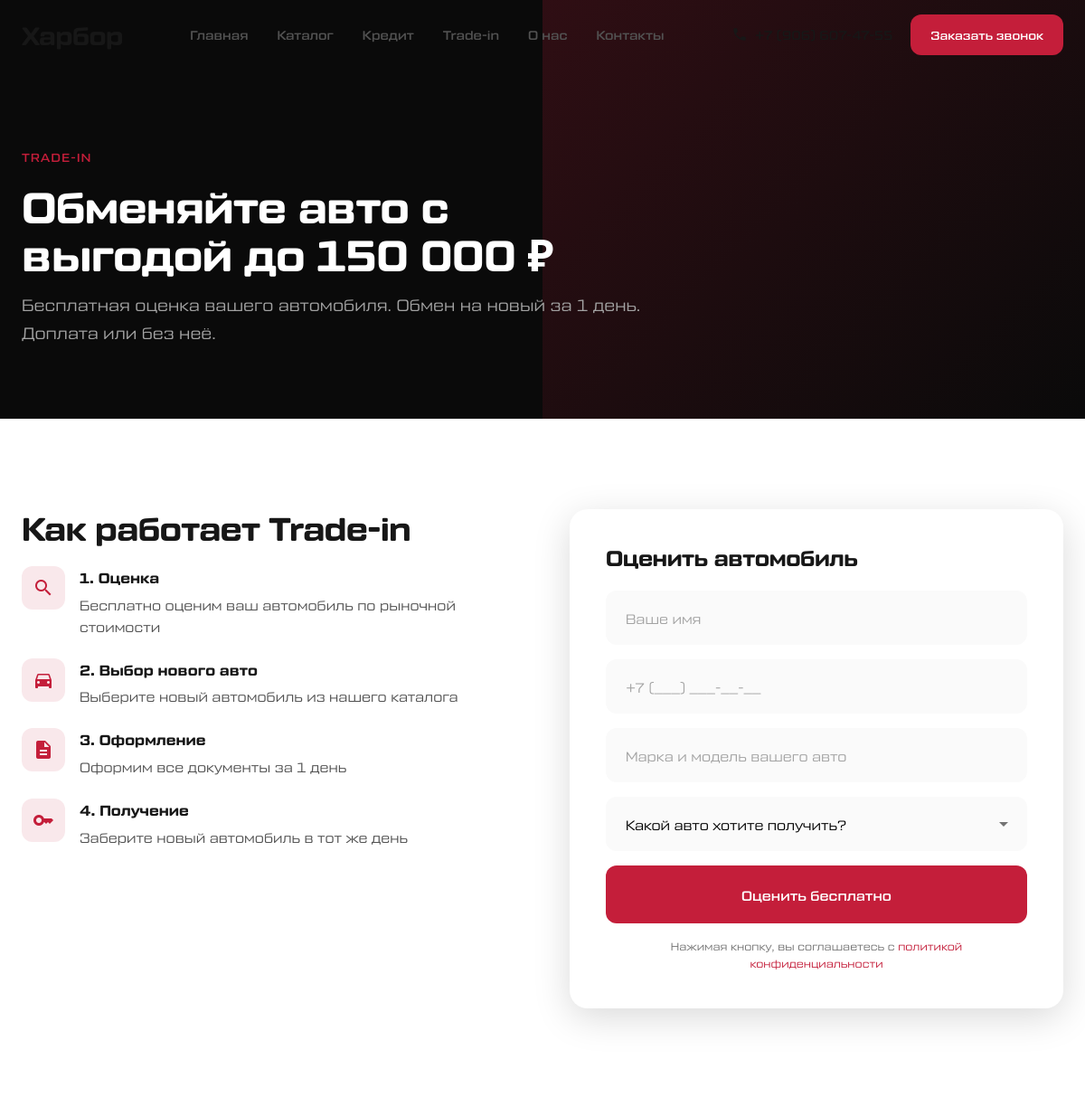
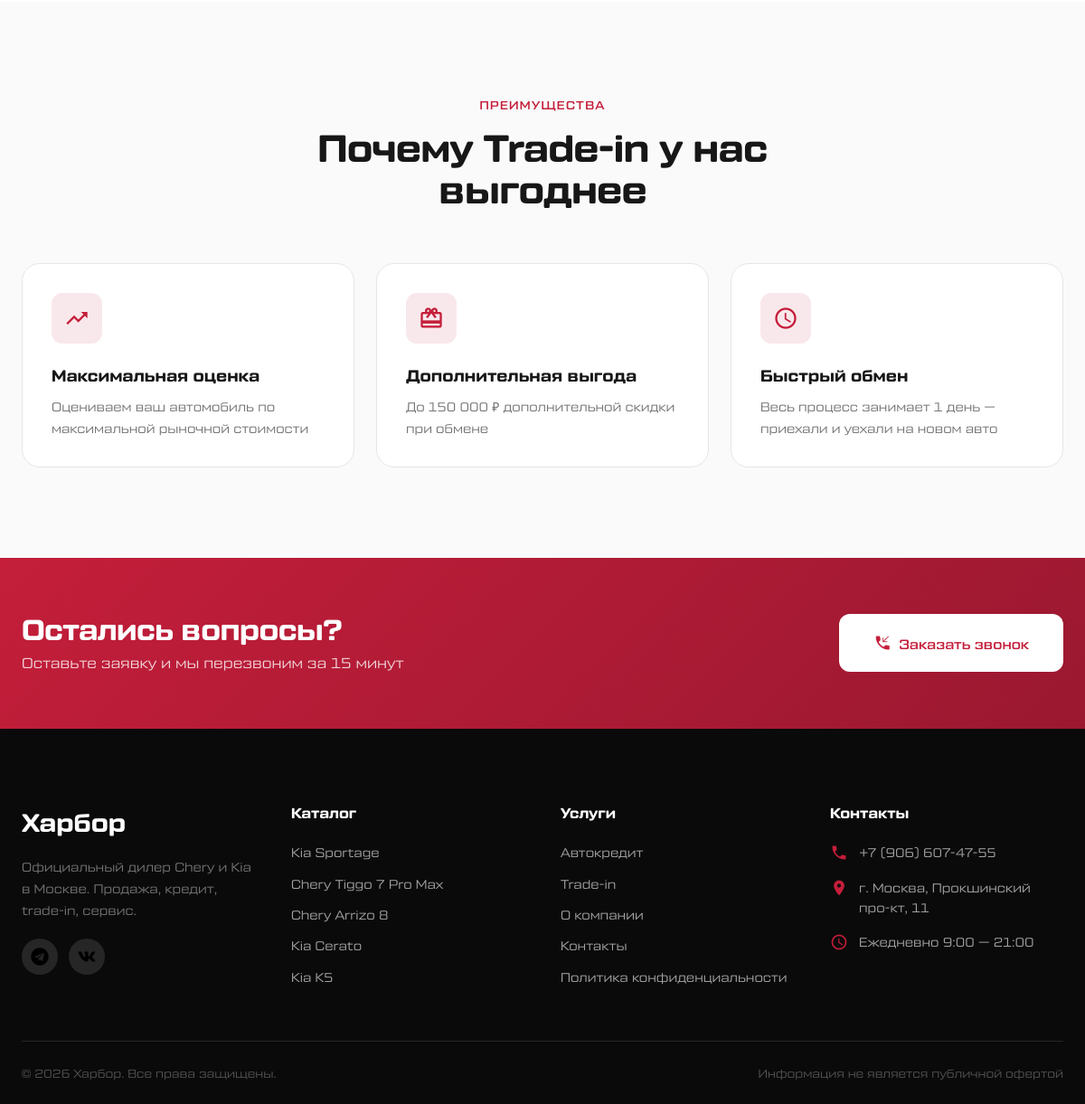
The page /tradein.php on the database its author committed (2 pictures, top to bottom).
### tables this page shows
CREATE TABLE cars (
                id TEXT PRIMARY KEY,
                brand TEXT NOT NULL,
                model TEXT NOT NULL,
                price_from INTEGER NOT NULL,
                engine TEXT,
                transmission TEXT,
                banner TEXT,
                is_new INTEGER DEFAULT 0,
                created_at DATETIME DEFAULT CURRENT_TIMESTAMP
            );

### src/config/functions.php (called while the page is built, shortened)
<?php
function getDB(): PDO {
    static $pdo = null;
    if ($pdo === null) {
        $pdo = new PDO('sqlite:' . DB_PATH);
        $pdo->setAttribute(PDO::ATTR_ERRMODE, PDO::ERRMODE_EXCEPTION);
        $pdo->setAttribute(PDO::ATTR_DEFAULT_FETCH_MODE, PDO::FETCH_ASSOC);
    }
    return $pdo;
}
function getCars(): array {
    $pdo = getDB();
    $cars = [];
    $stmt = $pdo->query("SELECT * FROM cars ORDER BY is_new DESC, price_from ASC");
    foreach ($stmt->fetchAll() as $row) {
        $id = $row['id'];
        $cars[$id] = [
            'brand' => $row['brand'],
            'model' => $row['model'],
            'price_from' => (int)$row['price_from'],
            'engine' => $row['engine'],
            'transmission' => $row['transmission'],
            'banner' => $row['banner'],
            'is_new' => (bool)$row['is_new'],
            'colors' => getCarColors($id),
            'trims' => getCarTrims($id),
            'specs' => getCarSpecs($id),
            'gallery' => getCarGallery($id)
        ];
    }
    return $cars;
}
function getCarColors(string $carId): array {
    $stmt = getDB()->prepare("SELECT name, hex, image FROM car_colors WHERE car_id = ? ORDER BY
        CASE WHEN hex LIKE '#f%' OR hex LIKE '#e%' OR hex LIKE '#d%' THEN 0 ELSE 1 END,
        sort_order");
    $stmt->execute([$carId]);
    return $stmt->fetchAll();
}
function getCarTrims(string $carId): array {
    $stmt = getDB()->prepare("SELECT name, price, features FROM car_trims WHERE car_id = ? ORDER BY sort_order");
    $stmt->execute([$carId]);
    $trims = [];
    foreach ($stmt->fetchAll() as $row) {
        $trims[] = [
            'name' => $row['name'],
            'price' => (int)$row['price'],
            'features' => $row['features'] ? json_decode($row['features'], true) : []
        ];
    }
    return $trims;
}
function getCarSpecs(string $carId): array {
    $stmt = getDB()->prepare("SELECT label, value FROM car_specs WHERE car_id = ?");
    $stmt->execute([$carId]);
    $specs = [];
    foreach ($stmt->fetchAll() as $row) {
        $specs[$row['label']] = $row['value'];
    }
    return $specs;
}
function getCarGallery(string $carId): array {
    $stmt = getDB()->prepare("SELECT image FROM car_gallery WHERE car_id = ? ORDER BY sort_order");
    $stmt->execute([$carId]);
    return array_column($stmt->fetchAll(), 'image');
}
function e(string $str): string {
    return htmlspecialchars($str, ENT_QUOTES, 'UTF-8');
}

### public_html/tradein.php (the view, shortened to what this page needs)
<?php
require_once __DIR__ . '/../src/config/functions.php';
$cars = getCars();
include __DIR__ . '/../templates/components/header.php';
?>
<section class="page-hero">
    <div class="container">
        <div class="page-hero__content">
            <span class="page-hero__label">Trade-in</span>
            <h1 class="page-hero__title">Обменяйте авто с выгодой до 150 000 ₽</h1>
            <p class="page-hero__subtitle">Бесплатная оценка вашего автомобиля. Обмен на новый за 1 день. Доплата или без неё.</p>
        </div>
    </div>
</section>
<section class="section">
    <div class="container">
        <div class="contact">
            <div class="contact__info">
                <h2>Как работает Trade-in</h2>
                <div class="contact__items">
                    <div class="contact__item">
                        <span class="material-icons">search</span>
                        <div>
                            <strong>1. Оценка</strong>
                            <p>Бесплатно оценим ваш автомобиль по рыночной стоимости</p>
                        </div>
                    </div>
                    <div class="contact__item">
                        <span class="material-icons">directions_car</span>
                        <div>
                            <strong>2. Выбор нового авто</strong>
                            <p>Выберите новый автомобиль из нашего каталога</p>
                        </div>
                    </div>
                    <div class="contact__item">
                        <span class="material-icons">description</span>
                        <div>
                            <strong>3. Оформление</strong>
                            <p>Оформим все документы за 1 день</p>
                        </div>
                    </div>
                    <div class="contact__item">
                        <span class="material-icons">key</span>
                        <div>
                            <strong>4. Получение</strong>
                            <p>Заберите новый автомобиль в тот же день</p>
                        </div>
                    </div>
                </div>
            </div>
            <div class="contact__form">
                <h3>Оценить автомобиль</h3>
                <form data-type="tradein">
                    <div class="form-group">
                        <input type="text" name="name" placeholder="Ваше имя" required>
                    </div>
                    <div class="form-group">
                        <input type="tel" name="phone" placeholder="+7 (___) ___-__-__" required>
                    </div>
                    <div class="form-group">
                        <input type="text" name="message" placeholder="Марка и модель вашего авто">
                    </div>
                    <div class="form-group">
                        <select name="car">
                            <option value="">Какой авто хотите получить?</option>
                        </select>
                    </div>
                    <button type="submit" class="btn btn--primary btn--full btn--lg">Оценить бесплатно</button>
                    <p class="form-privacy">Нажимая кнопку, вы соглашаетесь с <a href="/privacy.php">политикой конфиденциальности</a></p>
                </form>
            </div>
        </div>
    </div>
</section>
<section class="section section--gray">
    <div class="container">
        <div class="section__header">
            <span class="section__label">Преимущества</span>
            <h2 class="section__title">Почему Trade-in у нас выгоднее</h2>
        </div>
        <div class="benefits">
            <article class="benefit">
                <div class="benefit__icon"><span class="material-icons">trending_up</span></div>
                <h3 class="benefit__title">Максимальная оценка</h3>
                <p class="benefit__text">Оцениваем ваш автомобиль по максимальной рыночной стоимости</p>
            </article>
            <article class="benefit">
                <div class="benefit__icon"><span class="material-icons">card_giftcard</span></div>
                <h3 class="benefit__title">Дополнительная выгода</h3>
                <p class="benefit__text">До 150 000 ₽ дополнительной скидки при обмене</p>
            </article>
            <article class="benefit">
                <div class="benefit__icon"><span class="material-icons">schedule</span></div>
                <h3 class="benefit__title">Быстрый обмен</h3>
                <p class="benefit__text">Весь процесс занимает 1 день — приехали и уехали на новом авто</p>
            </article>
        </div>
    </div>
</section>
<?php include __DIR__ . '/../templates/components/footer.php'; ?>

### templates/components/footer.php (shortened to what this page needs)
    </main>
    <section class="prefooter">
        <div class="container">
            <div class="prefooter__inner">
                <div class="prefooter__content">
                    <h2>Остались вопросы?</h2>
                    <p>Оставьте заявку и мы перезвоним за 15 минут</p>
                </div>
                <button class="btn btn--white btn--lg" data-modal="callback">
                    <span class="material-icons">phone_callback</span>
                    Заказать звонок
                </button>
            </div>
        </div>
    </section>
    <footer class="footer">
        <div class="container">
            <div class="footer__grid">
                <div>
                    <a href="/" class="footer__logo"><?= SITE_NAME ?></a>
                    <p class="footer__desc">Официальный дилер Chery и Kia в Москве. Продажа, кредит, trade-in, сервис.</p>
                    <div class="footer__social">
                        <a href="#" aria-label="Telegram"><img src="/svg/TELEGRAM LOGO.svg" alt="" width="20" height="20"></a>
                        <a href="#" aria-label="VK"><img src="/svg/VK LOGO.svg" alt="" width="20" height="20"></a>
                    </div>
                </div>
                <div>
                    <h4 class="footer__title">Каталог</h4>
                    <nav class="footer__nav">
                        <?php $footerCars = getCars(); foreach (array_slice($footerCars, 0, 5, true) as $id => $car): ?>
                        <a href="/car.php?id=<?= $id ?>"><?= e($car['brand'] . ' ' . $car['model']) ?></a>
                        <?php endforeach; ?>
                    </nav>
                </div>
                <div>
                    <h4 class="footer__title">Услуги</h4>
                    <nav class="footer__nav">
                        <a href="/credit.php">Автокредит</a>
                        <a href="/tradein.php">Trade-in</a>
                        <a href="/about.php">О компании</a>
                        <a href="/contacts.php">Контакты</a>
                        <a href="/privacy.php">Политика конфиденциальности</a>
                    </nav>
                </div>
                <div>
                    <h4 class="footer__title">Контакты</h4>
                    <div class="footer__contact">
                        <span class="material-icons">phone</span>
                        <a href="tel:<?= PHONE_RAW ?>"><?= PHONE ?></a>
                    </div>
                    <div class="footer__contact">
                        <span class="material-icons">location_on</span>
                        <span><?= ADDRESS ?></span>
                    </div>
                    <div class="footer__contact">
                        <span class="material-icons">schedule</span>
                        <span>Ежедневно 9:00 — 21:00</span>
                    </div>
                </div>
            </div>
            <div class="footer__bottom">
                <p>&copy; <?= date('Y') ?> <?= SITE_NAME ?>. Все права защищены.</p>
                <p>Информация не является публичной офертой</p>
            </div>
        </div>
    </footer>
</body>
</html>

### rows shown on the page
cars: brand+model "Kia Sportage"
cars: brand+model "Chery Tiggo 7 Pro Max"
cars: brand+model "Chery Arrizo 8"
cars: brand+model "Kia Cerato"
cars: brand+model "Kia K5"

### other values the page prints
SITE_NAME "Харбор"
PHONE "+7 (906) 607-47-55"
ADDRESS "г. Москва, Прокшинский про-кт, 11"
